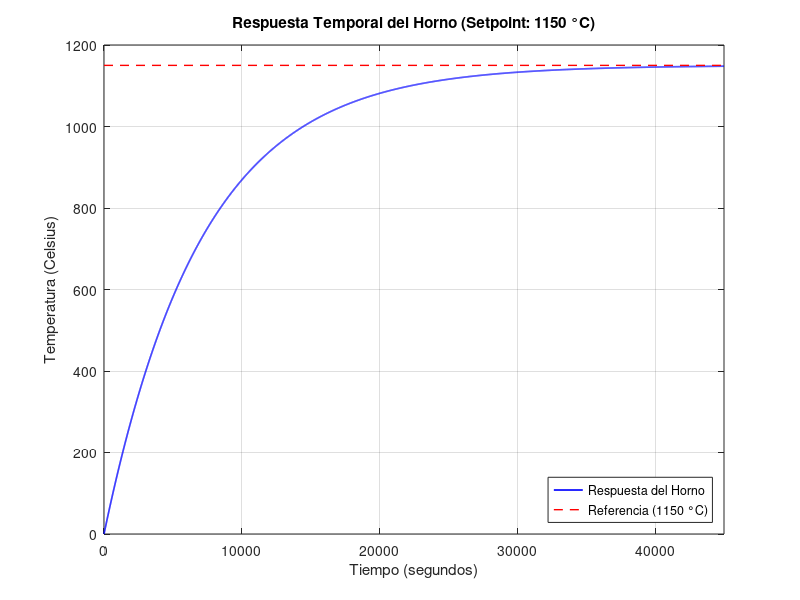

This chart was generated by the following MATLAB code:
pkg load control
clc; clear all; close all;

% 1. Variables
s = tf('s');
K = 226.2;
tau = 7212.01;

G = K / (tau*s + 1);
C_pre = (tau*s + 1) / (tau*s); % Ti = tau

% 2. Lazo Abierto y Simplificacion
FTLA = C_pre * G;
FTLA_red = minreal(FTLA);

disp('------------------------------------------');
disp('1. Funcion de Lazo Abierto sin Kp (L''(s)):');
FTLA_red
disp('------------------------------------------');

% 3. Calculo de Kp (Condicion de modulo considerando la realimentacion)
ts_deseado = 28400;
s1 = -4 / ts_deseado; % Polo objetivo s = -0.00014085

fprintf('Ubicacion del polo objetivo s1: %.8f\n', s1);

% Respuesta en frecuencia de la trayectoria directa sin Kp en s1
val_FTLA_s1 = 0.03136 / abs(s1);

% Condicion de modulo real para lazo no unitario: Kp * |FTLA(s1) * K_s| = 1
K_s = 0.00435;
Kp = 1 / (val_FTLA_s1 * K_s);

fprintf('Ganancia Proporcional Kp Real: %.4f\n', Kp);
disp('------------------------------------------');

% 4. Lazo Cerrado Real
L = minreal(Kp * FTLA_red); % Trayectoria directa final compensada
disp('2. Trayectoria Directa Final Compensada (L(s)):');
L

T = minreal(feedback(L, K_s));
disp('3. Funcion de Lazo Cerrado Final (T(s)):');
T
disp('------------------------------------------');

% 5. Simulacion Real (Setpoint: 1150 °C -> Entrada al lazo: ~5 V)
T_objetivo = 1150;
K_s = 0.00435;
Voltios_entrada = T_objetivo * K_s;

t_sim = 0:10:45000;

figure(1);
[y, t_out] = step(Voltios_entrada * T, t_sim);

plot(t_out, y, 'b', 'LineWidth', 1.2);
hold on;

% Linea de consigna objetivo en 1150 °C
line([0 45000], [T_objetivo T_objetivo], 'Color', 'r', 'LineStyle', '--', 'LineWidth', 1.0);

grid on;
title(['Respuesta Temporal del Horno (Setpoint: ', num2str(T_objetivo), ' °C)']);
xlabel('Tiempo (segundos)');
ylabel('Temperatura (Celsius)');
legend('Respuesta del Horno', 'Referencia (1150 °C)', 'Location', 'southeast');
xlim([0 45000]);
hold off;

% 6. Verificacion final
idx_98 = find(y >= 0.98 * T_objetivo, 1);
fprintf('RESULTADOS FINALES:\n');
fprintf('Tiempo de asentamiento (ts) al 98%%: %.2f s\n', t_out(idx_98));
